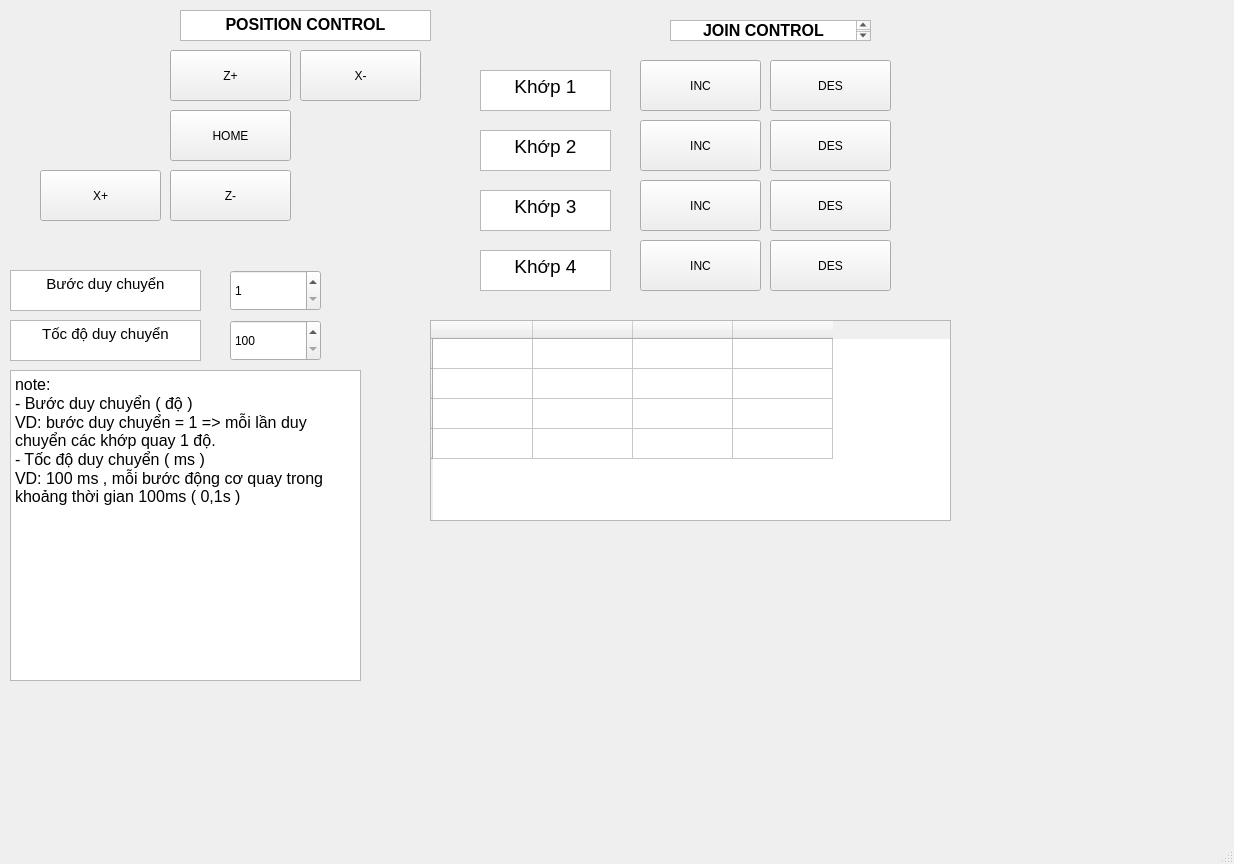
<?xml version="1.0" encoding="UTF-8"?>
<ui version="4.0">
 <class>mainWindow</class>
 <widget class="QMainWindow" name="mainWindow">
  <property name="geometry">
   <rect>
    <x>0</x>
    <y>0</y>
    <width>1234</width>
    <height>864</height>
   </rect>
  </property>
  <property name="windowTitle">
   <string>MainWindow</string>
  </property>
  <widget class="QWidget" name="centralwidget">
   <widget class="QPushButton" name="ZD">
    <property name="geometry">
     <rect>
      <x>170</x>
      <y>50</y>
      <width>121</width>
      <height>51</height>
     </rect>
    </property>
    <property name="text">
     <string>Z+</string>
    </property>
   </widget>
   <widget class="QPushButton" name="XT">
    <property name="geometry">
     <rect>
      <x>300</x>
      <y>50</y>
      <width>121</width>
      <height>51</height>
     </rect>
    </property>
    <property name="text">
     <string>X-</string>
    </property>
   </widget>
   <widget class="QPushButton" name="XD">
    <property name="geometry">
     <rect>
      <x>40</x>
      <y>170</y>
      <width>121</width>
      <height>51</height>
     </rect>
    </property>
    <property name="text">
     <string>X+</string>
    </property>
   </widget>
   <widget class="QPushButton" name="ZT">
    <property name="geometry">
     <rect>
      <x>170</x>
      <y>170</y>
      <width>121</width>
      <height>51</height>
     </rect>
    </property>
    <property name="text">
     <string>Z-</string>
    </property>
   </widget>
   <widget class="QPushButton" name="O">
    <property name="geometry">
     <rect>
      <x>170</x>
      <y>110</y>
      <width>121</width>
      <height>51</height>
     </rect>
    </property>
    <property name="text">
     <string>HOME</string>
    </property>
   </widget>
   <widget class="QTextEdit" name="textEdit">
    <property name="geometry">
     <rect>
      <x>180</x>
      <y>10</y>
      <width>251</width>
      <height>31</height>
     </rect>
    </property>
    <property name="html">
     <string>&lt;!DOCTYPE HTML PUBLIC &quot;-//W3C//DTD HTML 4.0//EN&quot; &quot;http://www.w3.org/TR/REC-html40/strict.dtd&quot;&gt;
&lt;html&gt;&lt;head&gt;&lt;meta name=&quot;qrichtext&quot; content=&quot;1&quot; /&gt;&lt;meta charset=&quot;utf-8&quot; /&gt;&lt;style type=&quot;text/css&quot;&gt;
p, li { white-space: pre-wrap; }
hr { height: 1px; border-width: 0; }
li.unchecked::marker { content: &quot;\2610&quot;; }
li.checked::marker { content: &quot;\2612&quot;; }
&lt;/style&gt;&lt;/head&gt;&lt;body style=&quot; font-family:'Segoe UI'; font-size:9pt; font-weight:400; font-style:normal;&quot;&gt;
&lt;p align=&quot;center&quot; style=&quot; margin-top:0px; margin-bottom:0px; margin-left:0px; margin-right:0px; -qt-block-indent:0; text-indent:0px;&quot;&gt;&lt;span style=&quot; font-family:'Times New Roman'; font-size:12pt; font-weight:700; color:#000000; background-color:#ffffff;&quot;&gt;POSITION CONTROL&lt;/span&gt;&lt;/p&gt;&lt;/body&gt;&lt;/html&gt;</string>
    </property>
   </widget>
   <widget class="QTableWidget" name="donghoc">
    <property name="geometry">
     <rect>
      <x>430</x>
      <y>320</y>
      <width>521</width>
      <height>201</height>
     </rect>
    </property>
    <row>
     <property name="text">
      <string/>
     </property>
    </row>
    <row>
     <property name="text">
      <string/>
     </property>
    </row>
    <row>
     <property name="text">
      <string/>
     </property>
    </row>
    <row>
     <property name="text">
      <string/>
     </property>
    </row>
    <column>
     <property name="text">
      <string/>
     </property>
    </column>
    <column>
     <property name="text">
      <string/>
     </property>
    </column>
    <column>
     <property name="text">
      <string/>
     </property>
    </column>
    <column>
     <property name="text">
      <string/>
     </property>
    </column>
   </widget>
   <widget class="QSpinBox" name="sodo">
    <property name="geometry">
     <rect>
      <x>230</x>
      <y>270</y>
      <width>91</width>
      <height>41</height>
     </rect>
    </property>
    <property name="minimum">
     <number>1</number>
    </property>
    <property name="maximum">
     <number>10</number>
    </property>
   </widget>
   <widget class="QLabel" name="goc1">
    <property name="geometry">
     <rect>
      <x>910</x>
      <y>60</y>
      <width>63</width>
      <height>51</height>
     </rect>
    </property>
    <property name="text">
     <string/>
    </property>
   </widget>
   <widget class="QLabel" name="goc4">
    <property name="geometry">
     <rect>
      <x>910</x>
      <y>240</y>
      <width>63</width>
      <height>51</height>
     </rect>
    </property>
    <property name="text">
     <string/>
    </property>
   </widget>
   <widget class="QPushButton" name="DES2">
    <property name="geometry">
     <rect>
      <x>770</x>
      <y>120</y>
      <width>121</width>
      <height>51</height>
     </rect>
    </property>
    <property name="text">
     <string>DES</string>
    </property>
   </widget>
   <widget class="QTextEdit" name="textEdit_6">
    <property name="geometry">
     <rect>
      <x>480</x>
      <y>70</y>
      <width>131</width>
      <height>41</height>
     </rect>
    </property>
    <property name="html">
     <string>&lt;!DOCTYPE HTML PUBLIC &quot;-//W3C//DTD HTML 4.0//EN&quot; &quot;http://www.w3.org/TR/REC-html40/strict.dtd&quot;&gt;
&lt;html&gt;&lt;head&gt;&lt;meta name=&quot;qrichtext&quot; content=&quot;1&quot; /&gt;&lt;meta charset=&quot;utf-8&quot; /&gt;&lt;style type=&quot;text/css&quot;&gt;
p, li { white-space: pre-wrap; }
hr { height: 1px; border-width: 0; }
li.unchecked::marker { content: &quot;\2610&quot;; }
li.checked::marker { content: &quot;\2612&quot;; }
&lt;/style&gt;&lt;/head&gt;&lt;body style=&quot; font-family:'Segoe UI'; font-size:9pt; font-weight:400; font-style:normal;&quot;&gt;
&lt;p align=&quot;center&quot; style=&quot; margin-top:0px; margin-bottom:0px; margin-left:0px; margin-right:0px; -qt-block-indent:0; text-indent:0px;&quot;&gt;&lt;span style=&quot; font-size:14pt;&quot;&gt;Khớp 1&lt;/span&gt;&lt;/p&gt;&lt;/body&gt;&lt;/html&gt;</string>
    </property>
   </widget>
   <widget class="QPushButton" name="INC3">
    <property name="geometry">
     <rect>
      <x>640</x>
      <y>180</y>
      <width>121</width>
      <height>51</height>
     </rect>
    </property>
    <property name="text">
     <string>INC</string>
    </property>
   </widget>
   <widget class="QPushButton" name="DES4">
    <property name="geometry">
     <rect>
      <x>770</x>
      <y>240</y>
      <width>121</width>
      <height>51</height>
     </rect>
    </property>
    <property name="text">
     <string>DES</string>
    </property>
   </widget>
   <widget class="QPushButton" name="DES1">
    <property name="geometry">
     <rect>
      <x>770</x>
      <y>60</y>
      <width>121</width>
      <height>51</height>
     </rect>
    </property>
    <property name="text">
     <string>DES</string>
    </property>
   </widget>
   <widget class="QTextEdit" name="textEdit_3">
    <property name="geometry">
     <rect>
      <x>480</x>
      <y>250</y>
      <width>131</width>
      <height>41</height>
     </rect>
    </property>
    <property name="html">
     <string>&lt;!DOCTYPE HTML PUBLIC &quot;-//W3C//DTD HTML 4.0//EN&quot; &quot;http://www.w3.org/TR/REC-html40/strict.dtd&quot;&gt;
&lt;html&gt;&lt;head&gt;&lt;meta name=&quot;qrichtext&quot; content=&quot;1&quot; /&gt;&lt;meta charset=&quot;utf-8&quot; /&gt;&lt;style type=&quot;text/css&quot;&gt;
p, li { white-space: pre-wrap; }
hr { height: 1px; border-width: 0; }
li.unchecked::marker { content: &quot;\2610&quot;; }
li.checked::marker { content: &quot;\2612&quot;; }
&lt;/style&gt;&lt;/head&gt;&lt;body style=&quot; font-family:'Segoe UI'; font-size:9pt; font-weight:400; font-style:normal;&quot;&gt;
&lt;p align=&quot;center&quot; style=&quot; margin-top:0px; margin-bottom:0px; margin-left:0px; margin-right:0px; -qt-block-indent:0; text-indent:0px;&quot;&gt;&lt;span style=&quot; font-size:14pt;&quot;&gt;Khớp 4&lt;/span&gt;&lt;/p&gt;&lt;/body&gt;&lt;/html&gt;</string>
    </property>
   </widget>
   <widget class="QTextEdit" name="textEdit_4">
    <property name="geometry">
     <rect>
      <x>480</x>
      <y>190</y>
      <width>131</width>
      <height>41</height>
     </rect>
    </property>
    <property name="html">
     <string>&lt;!DOCTYPE HTML PUBLIC &quot;-//W3C//DTD HTML 4.0//EN&quot; &quot;http://www.w3.org/TR/REC-html40/strict.dtd&quot;&gt;
&lt;html&gt;&lt;head&gt;&lt;meta name=&quot;qrichtext&quot; content=&quot;1&quot; /&gt;&lt;meta charset=&quot;utf-8&quot; /&gt;&lt;style type=&quot;text/css&quot;&gt;
p, li { white-space: pre-wrap; }
hr { height: 1px; border-width: 0; }
li.unchecked::marker { content: &quot;\2610&quot;; }
li.checked::marker { content: &quot;\2612&quot;; }
&lt;/style&gt;&lt;/head&gt;&lt;body style=&quot; font-family:'Segoe UI'; font-size:9pt; font-weight:400; font-style:normal;&quot;&gt;
&lt;p align=&quot;center&quot; style=&quot; margin-top:0px; margin-bottom:0px; margin-left:0px; margin-right:0px; -qt-block-indent:0; text-indent:0px;&quot;&gt;&lt;span style=&quot; font-size:14pt;&quot;&gt;Khớp 3&lt;/span&gt;&lt;/p&gt;&lt;/body&gt;&lt;/html&gt;</string>
    </property>
   </widget>
   <widget class="QTextEdit" name="textEdit_7">
    <property name="geometry">
     <rect>
      <x>670</x>
      <y>20</y>
      <width>201</width>
      <height>21</height>
     </rect>
    </property>
    <property name="html">
     <string>&lt;!DOCTYPE HTML PUBLIC &quot;-//W3C//DTD HTML 4.0//EN&quot; &quot;http://www.w3.org/TR/REC-html40/strict.dtd&quot;&gt;
&lt;html&gt;&lt;head&gt;&lt;meta name=&quot;qrichtext&quot; content=&quot;1&quot; /&gt;&lt;meta charset=&quot;utf-8&quot; /&gt;&lt;style type=&quot;text/css&quot;&gt;
p, li { white-space: pre-wrap; }
hr { height: 1px; border-width: 0; }
li.unchecked::marker { content: &quot;\2610&quot;; }
li.checked::marker { content: &quot;\2612&quot;; }
&lt;/style&gt;&lt;/head&gt;&lt;body style=&quot; font-family:'Segoe UI'; font-size:9pt; font-weight:400; font-style:normal;&quot;&gt;
&lt;p align=&quot;center&quot; style=&quot; margin-top:0px; margin-bottom:0px; margin-left:0px; margin-right:0px; -qt-block-indent:0; text-indent:0px;&quot;&gt;&lt;span style=&quot; font-family:'Times New Roman'; font-size:12pt; font-weight:700; color:#000000; background-color:#ffffff;&quot;&gt;JOIN CONTROL&lt;/span&gt;&lt;/p&gt;&lt;/body&gt;&lt;/html&gt;</string>
    </property>
   </widget>
   <widget class="QLabel" name="goc2">
    <property name="geometry">
     <rect>
      <x>910</x>
      <y>120</y>
      <width>63</width>
      <height>51</height>
     </rect>
    </property>
    <property name="text">
     <string/>
    </property>
   </widget>
   <widget class="QPushButton" name="DES3">
    <property name="geometry">
     <rect>
      <x>770</x>
      <y>180</y>
      <width>121</width>
      <height>51</height>
     </rect>
    </property>
    <property name="text">
     <string>DES</string>
    </property>
   </widget>
   <widget class="QTextEdit" name="textEdit_5">
    <property name="geometry">
     <rect>
      <x>480</x>
      <y>130</y>
      <width>131</width>
      <height>41</height>
     </rect>
    </property>
    <property name="html">
     <string>&lt;!DOCTYPE HTML PUBLIC &quot;-//W3C//DTD HTML 4.0//EN&quot; &quot;http://www.w3.org/TR/REC-html40/strict.dtd&quot;&gt;
&lt;html&gt;&lt;head&gt;&lt;meta name=&quot;qrichtext&quot; content=&quot;1&quot; /&gt;&lt;meta charset=&quot;utf-8&quot; /&gt;&lt;style type=&quot;text/css&quot;&gt;
p, li { white-space: pre-wrap; }
hr { height: 1px; border-width: 0; }
li.unchecked::marker { content: &quot;\2610&quot;; }
li.checked::marker { content: &quot;\2612&quot;; }
&lt;/style&gt;&lt;/head&gt;&lt;body style=&quot; font-family:'Segoe UI'; font-size:9pt; font-weight:400; font-style:normal;&quot;&gt;
&lt;p align=&quot;center&quot; style=&quot; margin-top:0px; margin-bottom:0px; margin-left:0px; margin-right:0px; -qt-block-indent:0; text-indent:0px;&quot;&gt;&lt;span style=&quot; font-size:14pt;&quot;&gt;Khớp 2&lt;/span&gt;&lt;/p&gt;&lt;/body&gt;&lt;/html&gt;</string>
    </property>
   </widget>
   <widget class="QPushButton" name="INC2">
    <property name="geometry">
     <rect>
      <x>640</x>
      <y>120</y>
      <width>121</width>
      <height>51</height>
     </rect>
    </property>
    <property name="text">
     <string>INC</string>
    </property>
   </widget>
   <widget class="QPushButton" name="INC4">
    <property name="geometry">
     <rect>
      <x>640</x>
      <y>240</y>
      <width>121</width>
      <height>51</height>
     </rect>
    </property>
    <property name="text">
     <string>INC</string>
    </property>
   </widget>
   <widget class="QLabel" name="goc3">
    <property name="geometry">
     <rect>
      <x>910</x>
      <y>180</y>
      <width>63</width>
      <height>51</height>
     </rect>
    </property>
    <property name="text">
     <string/>
    </property>
   </widget>
   <widget class="QPushButton" name="INC1">
    <property name="geometry">
     <rect>
      <x>640</x>
      <y>60</y>
      <width>121</width>
      <height>51</height>
     </rect>
    </property>
    <property name="text">
     <string>INC</string>
    </property>
   </widget>
   <widget class="QSpinBox" name="tocdo">
    <property name="geometry">
     <rect>
      <x>230</x>
      <y>320</y>
      <width>91</width>
      <height>41</height>
     </rect>
    </property>
    <property name="minimum">
     <number>100</number>
    </property>
    <property name="maximum">
     <number>2000</number>
    </property>
   </widget>
   <widget class="QTextEdit" name="textEdit_2">
    <property name="geometry">
     <rect>
      <x>10</x>
      <y>270</y>
      <width>191</width>
      <height>41</height>
     </rect>
    </property>
    <property name="html">
     <string>&lt;!DOCTYPE HTML PUBLIC &quot;-//W3C//DTD HTML 4.0//EN&quot; &quot;http://www.w3.org/TR/REC-html40/strict.dtd&quot;&gt;
&lt;html&gt;&lt;head&gt;&lt;meta name=&quot;qrichtext&quot; content=&quot;1&quot; /&gt;&lt;meta charset=&quot;utf-8&quot; /&gt;&lt;style type=&quot;text/css&quot;&gt;
p, li { white-space: pre-wrap; }
hr { height: 1px; border-width: 0; }
li.unchecked::marker { content: &quot;\2610&quot;; }
li.checked::marker { content: &quot;\2612&quot;; }
&lt;/style&gt;&lt;/head&gt;&lt;body style=&quot; font-family:'Segoe UI'; font-size:9pt; font-weight:400; font-style:normal;&quot;&gt;
&lt;p align=&quot;center&quot; style=&quot; margin-top:0px; margin-bottom:0px; margin-left:0px; margin-right:0px; -qt-block-indent:0; text-indent:0px;&quot;&gt;&lt;span style=&quot; font-size:11pt;&quot;&gt;Bước duy chuyển&lt;/span&gt;&lt;/p&gt;&lt;/body&gt;&lt;/html&gt;</string>
    </property>
   </widget>
   <widget class="QTextEdit" name="textEdit_8">
    <property name="geometry">
     <rect>
      <x>10</x>
      <y>320</y>
      <width>191</width>
      <height>41</height>
     </rect>
    </property>
    <property name="html">
     <string>&lt;!DOCTYPE HTML PUBLIC &quot;-//W3C//DTD HTML 4.0//EN&quot; &quot;http://www.w3.org/TR/REC-html40/strict.dtd&quot;&gt;
&lt;html&gt;&lt;head&gt;&lt;meta name=&quot;qrichtext&quot; content=&quot;1&quot; /&gt;&lt;meta charset=&quot;utf-8&quot; /&gt;&lt;style type=&quot;text/css&quot;&gt;
p, li { white-space: pre-wrap; }
hr { height: 1px; border-width: 0; }
li.unchecked::marker { content: &quot;\2610&quot;; }
li.checked::marker { content: &quot;\2612&quot;; }
&lt;/style&gt;&lt;/head&gt;&lt;body style=&quot; font-family:'Segoe UI'; font-size:9pt; font-weight:400; font-style:normal;&quot;&gt;
&lt;p align=&quot;center&quot; style=&quot; margin-top:0px; margin-bottom:0px; margin-left:0px; margin-right:0px; -qt-block-indent:0; text-indent:0px;&quot;&gt;&lt;span style=&quot; font-size:11pt;&quot;&gt;Tốc độ duy chuyển&lt;/span&gt;&lt;/p&gt;&lt;/body&gt;&lt;/html&gt;</string>
    </property>
   </widget>
   <widget class="QTextEdit" name="textEdit_9">
    <property name="geometry">
     <rect>
      <x>10</x>
      <y>370</y>
      <width>351</width>
      <height>311</height>
     </rect>
    </property>
    <property name="html">
     <string>&lt;!DOCTYPE HTML PUBLIC &quot;-//W3C//DTD HTML 4.0//EN&quot; &quot;http://www.w3.org/TR/REC-html40/strict.dtd&quot;&gt;
&lt;html&gt;&lt;head&gt;&lt;meta name=&quot;qrichtext&quot; content=&quot;1&quot; /&gt;&lt;meta charset=&quot;utf-8&quot; /&gt;&lt;style type=&quot;text/css&quot;&gt;
p, li { white-space: pre-wrap; }
hr { height: 1px; border-width: 0; }
li.unchecked::marker { content: &quot;\2610&quot;; }
li.checked::marker { content: &quot;\2612&quot;; }
&lt;/style&gt;&lt;/head&gt;&lt;body style=&quot; font-family:'Segoe UI'; font-size:9pt; font-weight:400; font-style:normal;&quot;&gt;
&lt;p style=&quot; margin-top:0px; margin-bottom:0px; margin-left:0px; margin-right:0px; -qt-block-indent:0; text-indent:0px;&quot;&gt;&lt;span style=&quot; font-size:12pt;&quot;&gt;note:&lt;/span&gt;&lt;/p&gt;
&lt;p style=&quot; margin-top:0px; margin-bottom:0px; margin-left:0px; margin-right:0px; -qt-block-indent:0; text-indent:0px;&quot;&gt;&lt;span style=&quot; font-size:12pt;&quot;&gt;- Bước duy chuyển ( độ )&lt;/span&gt;&lt;/p&gt;
&lt;p style=&quot; margin-top:0px; margin-bottom:0px; margin-left:0px; margin-right:0px; -qt-block-indent:0; text-indent:0px;&quot;&gt;&lt;span style=&quot; font-size:12pt;&quot;&gt;VD: bước duy chuyển = 1 =&amp;gt; mỗi lần duy chuyển các khớp quay 1 độ.&lt;/span&gt;&lt;/p&gt;
&lt;p style=&quot; margin-top:0px; margin-bottom:0px; margin-left:0px; margin-right:0px; -qt-block-indent:0; text-indent:0px;&quot;&gt;&lt;span style=&quot; font-size:12pt;&quot;&gt;- Tốc độ duy chuyển ( ms ) &lt;/span&gt;&lt;/p&gt;
&lt;p style=&quot; margin-top:0px; margin-bottom:0px; margin-left:0px; margin-right:0px; -qt-block-indent:0; text-indent:0px;&quot;&gt;&lt;span style=&quot; font-size:12pt;&quot;&gt;VD: 100 ms , mỗi bước động cơ quay trong khoảng thời gian 100ms ( 0,1s )&lt;/span&gt;&lt;/p&gt;
&lt;p style=&quot;-qt-paragraph-type:empty; margin-top:0px; margin-bottom:0px; margin-left:0px; margin-right:0px; -qt-block-indent:0; text-indent:0px; font-size:12pt;&quot;&gt;&lt;br /&gt;&lt;/p&gt;
&lt;p style=&quot;-qt-paragraph-type:empty; margin-top:0px; margin-bottom:0px; margin-left:0px; margin-right:0px; -qt-block-indent:0; text-indent:0px; font-size:12pt;&quot;&gt;&lt;br /&gt;&lt;/p&gt;&lt;/body&gt;&lt;/html&gt;</string>
    </property>
   </widget>
  </widget>
  <widget class="QMenuBar" name="menubar">
   <property name="geometry">
    <rect>
     <x>0</x>
     <y>0</y>
     <width>1234</width>
     <height>26</height>
    </rect>
   </property>
  </widget>
  <widget class="QStatusBar" name="statusbar"/>
 </widget>
 <resources/>
 <connections/>
</ui>
